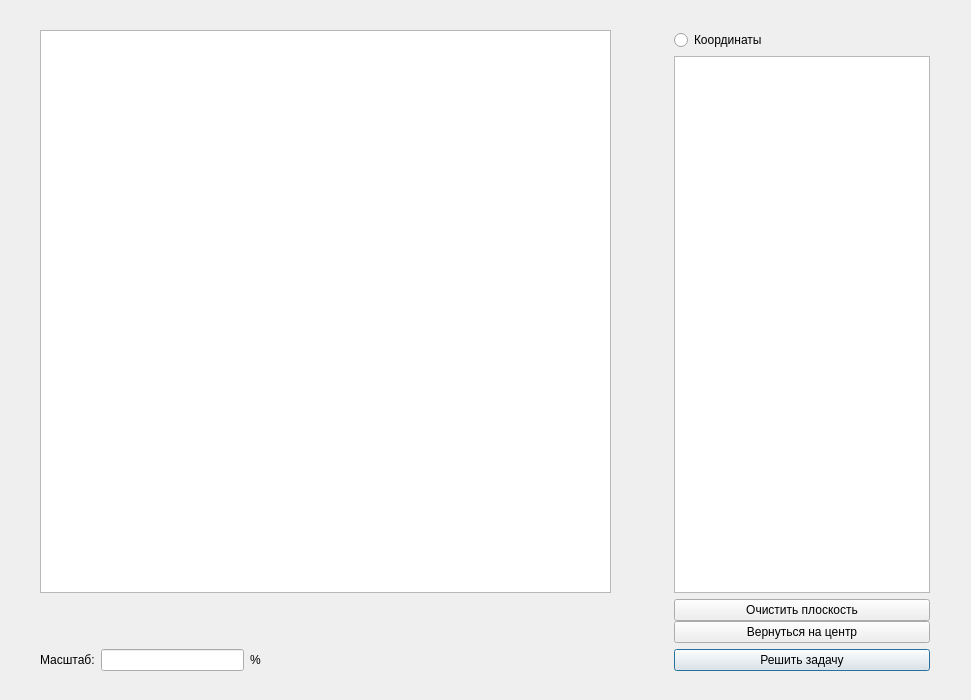
<?xml version="1.0" encoding="UTF-8"?>
<ui version="4.0">
 <class>solutionpopup</class>
 <widget class="QDialog" name="solutionpopup">
  <property name="geometry">
   <rect>
    <x>0</x>
    <y>0</y>
    <width>971</width>
    <height>700</height>
   </rect>
  </property>
  <property name="windowTitle">
   <string>Dialog</string>
  </property>
  <widget class="QWidget" name="gridLayoutWidget">
   <property name="geometry">
    <rect>
     <x>40</x>
     <y>30</y>
     <width>890</width>
     <height>641</height>
    </rect>
   </property>
   <layout class="QGridLayout" name="gridLayout" columnstretch="0,0,0">
    <property name="horizontalSpacing">
     <number>-1</number>
    </property>
    <item row="1" column="1">
     <spacer name="horizontalSpacer_2">
      <property name="orientation">
       <enum>Qt::Horizontal</enum>
      </property>
      <property name="sizeType">
       <enum>QSizePolicy::Fixed</enum>
      </property>
      <property name="sizeHint" stdset="0">
       <size>
        <width>57</width>
        <height>20</height>
       </size>
      </property>
     </spacer>
    </item>
    <item row="3" column="2">
     <widget class="QPushButton" name="solveButton">
      <property name="text">
       <string>Решить задачу</string>
      </property>
     </widget>
    </item>
    <item row="0" column="0" rowspan="2">
     <widget class="QGraphicsView" name="graphicsView">
      <property name="sizePolicy">
       <sizepolicy hsizetype="Expanding" vsizetype="Expanding">
        <horstretch>0</horstretch>
        <verstretch>0</verstretch>
       </sizepolicy>
      </property>
     </widget>
    </item>
    <item row="2" column="0">
     <spacer name="verticalSpacer">
      <property name="orientation">
       <enum>Qt::Vertical</enum>
      </property>
      <property name="sizeType">
       <enum>QSizePolicy::Fixed</enum>
      </property>
      <property name="sizeHint" stdset="0">
       <size>
        <width>20</width>
        <height>40</height>
       </size>
      </property>
     </spacer>
    </item>
    <item row="3" column="0">
     <layout class="QHBoxLayout" name="horizontalLayout">
      <item>
       <widget class="QLabel" name="label">
        <property name="text">
         <string>Масштаб:</string>
        </property>
       </widget>
      </item>
      <item>
       <widget class="QLineEdit" name="scaleInput"/>
      </item>
      <item>
       <widget class="QLabel" name="label_2">
        <property name="text">
         <string>%</string>
        </property>
       </widget>
      </item>
      <item>
       <spacer name="horizontalSpacer">
        <property name="orientation">
         <enum>Qt::Horizontal</enum>
        </property>
        <property name="sizeType">
         <enum>QSizePolicy::Fixed</enum>
        </property>
        <property name="sizeHint" stdset="0">
         <size>
          <width>350</width>
          <height>20</height>
         </size>
        </property>
       </spacer>
      </item>
     </layout>
    </item>
    <item row="1" column="2">
     <widget class="QTableView" name="pointsView">
      <property name="enabled">
       <bool>true</bool>
      </property>
      <property name="sizePolicy">
       <sizepolicy hsizetype="Fixed" vsizetype="Expanding">
        <horstretch>0</horstretch>
        <verstretch>0</verstretch>
       </sizepolicy>
      </property>
      <property name="sortingEnabled">
       <bool>true</bool>
      </property>
      <property name="cornerButtonEnabled">
       <bool>true</bool>
      </property>
     </widget>
    </item>
    <item row="0" column="2">
     <widget class="QRadioButton" name="showCoordinatesRadio">
      <property name="sizePolicy">
       <sizepolicy hsizetype="Minimum" vsizetype="Minimum">
        <horstretch>0</horstretch>
        <verstretch>0</verstretch>
       </sizepolicy>
      </property>
      <property name="text">
       <string>Координаты</string>
      </property>
     </widget>
    </item>
    <item row="2" column="2">
     <layout class="QVBoxLayout" name="verticalLayout_2">
      <property name="spacing">
       <number>0</number>
      </property>
      <property name="leftMargin">
       <number>0</number>
      </property>
      <property name="topMargin">
       <number>0</number>
      </property>
      <property name="rightMargin">
       <number>0</number>
      </property>
      <item>
       <widget class="QPushButton" name="clearPlaneButton">
        <property name="text">
         <string>Очистить плоскость</string>
        </property>
       </widget>
      </item>
      <item>
       <widget class="QPushButton" name="toCetnerButton">
        <property name="text">
         <string>Вернуться на центр</string>
        </property>
       </widget>
      </item>
     </layout>
    </item>
   </layout>
  </widget>
 </widget>
 <resources/>
 <connections/>
</ui>
